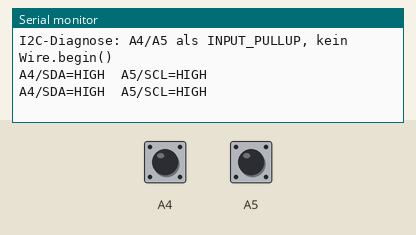
Simulated run of this sketch. Board: Arduino Nano, built with avr-gcc and run on an emulated ATmega328P. On the bench: the last lines printed to the serial monitor. The inputs (shaded band) are chosen by the test bench; at power-on: A4 HIGH, A5 HIGH.

Above: at 2.7 s.
2.8 s: A4 pulled LOW for 1.2 s
At 4.3 s:
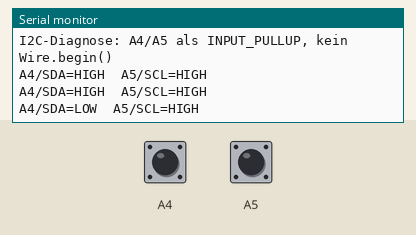
5.5 s: A5 pulled LOW for 1.2 s
At 5.9 s:
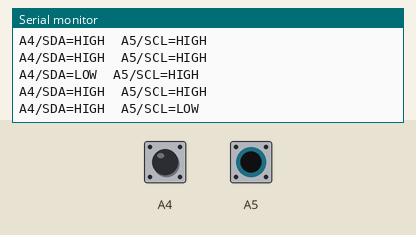
8.2 s: A4 driven LOW and A5 driven LOW
At 9.3 s:
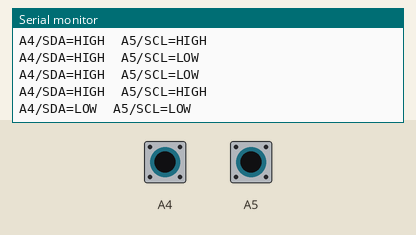

Measured:
- after the input at 2.8 s, the serial monitor: prints a new line after 0.70 s (image 1)
- after the input at 5.5 s, the serial monitor: prints a new line at once (image 2)
- after the input at 8.2 s, the serial monitor: prints a new line after 0.30 s (image 3)

The sketch:

I2C-Diagnose.ino
```cpp
// Voruebergehender Hardwaretest fuer PanoBoard V5 / Nano R4.
// Keine I2C-Transaktionen und keine Ansteuerung von Motor oder Kamera.
// Encoder und Motorversorgung fuer den ersten Test abziehen.

void setup() {
  pinMode(A4, INPUT_PULLUP);
  pinMode(A5, INPUT_PULLUP);
  Serial.begin(115200);
  delay(1500);
  Serial.println("I2C-Diagnose: A4/A5 als INPUT_PULLUP, kein Wire.begin()");
}

void loop() {
  Serial.print("A4/SDA=");
  Serial.print(digitalRead(A4) == HIGH ? "HIGH" : "LOW");
  Serial.print("  A5/SCL=");
  Serial.println(digitalRead(A5) == HIGH ? "HIGH" : "LOW");
  delay(1000);
}
```
